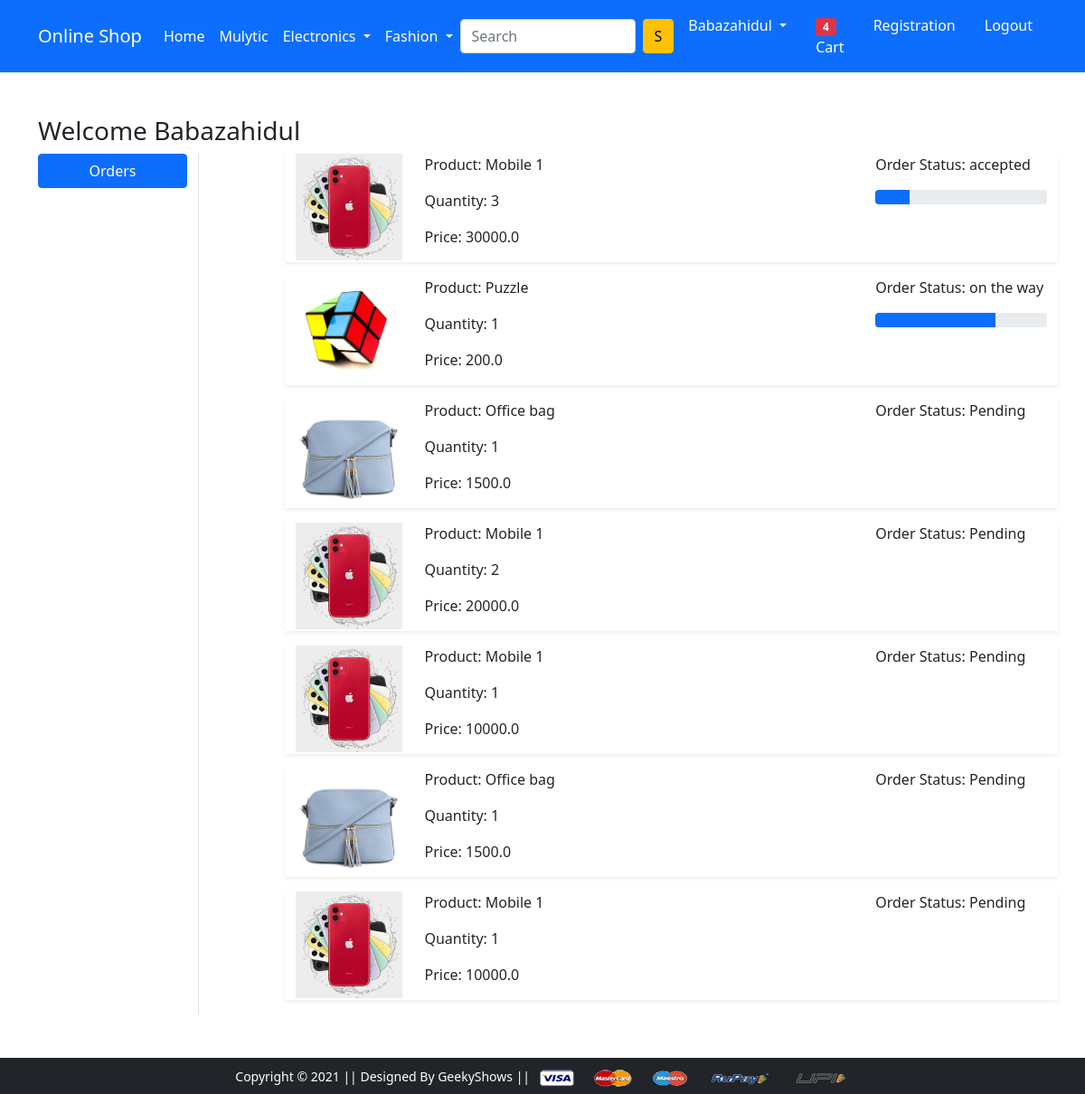
Screenshot of /orders/ (signed in) with the database file from the repository.
### app/models.py (models this page shows, shortened)
class OrderPlaced(models.Model):
    user = models.ForeignKey(User, on_delete=models.CASCADE)
    customer = models.ForeignKey(Customer, on_delete=models.CASCADE)
    product = models.ForeignKey(Product, on_delete=models.CASCADE)
    quantity = models.PositiveIntegerField(default=1)
    date_auto_now = models.DateTimeField(auto_now=True)
    date_auto_now_add = models.DateTimeField(auto_now_add=True)
    status = models.CharField(max_length=10, choices=STATUS_CHOICE, default="Pending" )
    @property
    def total_cost(self):
        return self.product.selling_price * self.quantity

class Product(models.Model):
    title = models.CharField(max_length=200)
    product_code = models.CharField(max_length=200, blank=False, unique=True)
    quantity = models.PositiveIntegerField(default=10)
    selling_price = models.FloatField()
    discount_price = models.FloatField(default=0)
    description = models.TextField()
    brand = models.CharField(choices=BRAND_CHOICE,max_length=20)
    category = models.CharField(choices=CATEGORY_CHOICE, max_length=20)
    product_img = models.ImageField(upload_to='product_img/')
    def __str__(self):
        return self.title

### app/views.py (the view)
# urls.py: path('orders/', views.orders, name='orders'),
@login_required
def orders(request):
    orderplaced= OrderPlaced.objects.filter(user=request.user)
    context={
        'order_placed': orderplaced
    }
    return render(request, 'app/orders.html', context)

### templates/app/orders.html (shortened to what this page needs)
{% extends 'app/base.html' %}
{% load static %}
{% block main-content %}
<div class="container my-5">
 <div class="row">
 <h3>Welcome <span>{{request.user | capfirst  }}</span></h3>
  <div class="col-sm-2 border-end">
   <ul class="list-unstyled">
    <li class="d-grid"><a href="{% url 'orders' %}" class="btn btn-primary">Orders</a></li>
   </ul>
  </div>
  <div class="col-sm-9 offset-sm-1">
      {% for op in order_placed %}
   <div class="row shadow-sm mb-3">
       <div class="col-sm-2">
           <img src="{{ op.product.product_img.url }}" alt="" class="img-fluid" height="150" width="150">
       </div>
       <div class="col-sm-7">
           <p>Product: {{ op.product }}</p>
           <p>Quantity: {{ op.quantity }}</p>
           <p>Price: {{ op.total_cost }}</p>
       </div>
       <div class="col-sm-3">
           <p>Order Status: {{ op.status }}</p>
           {% if op.status == "accepted" %}
           <div class="progress">
               <div class="progress-bar" role="progressbar" style="width: 20%;" aria-valuenow="20" aria-valuemin="0" aria-valuemax="100">
            </div>
           </div>
           {% endif %}
           {% if op.status == "on the way" %}
           <div class="progress">
               <div class="progress-bar" role="progressbar" style="width: 70%;" aria-valuenow="70" aria-valuemin="0" aria-valuemax="100">
            </div>
           </div>
           {% endif %}
       </div>
   </div>
   {% endfor %}
  </div>
 </div>
</div>
{% endblock main-content %}

### templates/app/base.html (shortened to what this page needs)
<!Doctype html>
{% load static %}
<html lang="en">
  <head>
    <link href="https://cdn.jsdelivr.net/npm/bootstrap@5.0.0-beta1/dist/css/bootstrap.min.css" rel="stylesheet">
    <link rel="stylesheet" href="{% static 'app/css/owl.carousel.min.css' %}">
    <link rel="stylesheet" href="{% static 'app/css/all.min.css' %}">
    <link rel="stylesheet" href="{% static 'app/css/style.css' %}">
  </head>
  <body>
    <nav class="navbar navbar-expand-lg navbar-dark bg-primary">
     <div class="container">
       <a class="navbar-brand" href="/">Online Shop</a>
       <div class="collapse navbar-collapse" id="navbarSupportedContent">
         <ul class="navbar-nav me-auto mb-2 mb-lg-0">
           <li class="nav-item">
             <a class="nav-link active" aria-current="page" href="/">Home</a>
           </li>
           <li class="nav-item">
            <a class="nav-link active" aria-current="page" href="{% url 'mulytic' %}">Mulytic</a>
          </li>
           <li class="nav-item dropdown">
             <a class="nav-link dropdown-toggle text-white" href="#" id="electronicsDropdown" role="button" data-bs-toggle="dropdown" aria-expanded="false">
               Electronics
             </a>
           </li>
           <li class="nav-item dropdown">
             <a class="nav-link dropdown-toggle text-white" href="#" id="fashionDropdown" role="button" data-bs-toggle="dropdown" aria-expanded="false">
               Fashion
             </a>
           </li>
         </ul>
         <form class="d-flex">
           <input class="form-control me-2" type="search" placeholder="Search" aria-label="Search">
           <button class="btn btn-warning" type="submit">S</button>
         </form>
         <div>
          <ul class="navbar-nav me-auto mb-2 mb-lg-0">
              {% if request.user.is_authenticated %}
           <li class="nav-item dropdown mx-2">
              <a class="nav-link dropdown-toggle text-white" href="#" id="profileDropdown" role="button" data-bs-toggle="dropdown" aria-expanded="false">
                  {{ request.user.username|capfirst }}
              </a>
            </li>
            <li class="nav-item mx-2">
             <a href="{% url 'showcart' %}" class="nav-link text-white"><span class="badge bg-danger">4</span> Cart </a>
            </li>
              {% endif %}
            <li class="nav-item mx-2">
             <a href="{% url 'customerregistration' %}" class="nav-link text-white">Registration</a>
            </li>
            <li class="nav-item mx-2">
                {% if request.user.is_authenticated %}
                    <a class="nav-link text-white" href="{% url 'logout' %}">Logout</a>
                {% else %}
                    <a class="nav-link text-white" href="{% url 'login' %}">Login</a>
                {% endif %}
                </li>
          </ul>
         </div>
       </div>
     </div>
    </nav>
    {% block main-content %} {% endblock main-content %}
    <footer class="container-fluid bg-dark text-center p-2 mt-5">
        <small class="text-white">Copyright &copy; 2021 || Designed By GeekyShows || </small>
        <img src="{% static 'app/images/payment.png' %}" alt="" srcset="" class="img-fluid" height="2px">
    </footer>
  </body>
</html>

### rows the page displays
OrderPlaced: product.product_img (picture), product "Mobile 1", quantity "3", total_cost "30000.0", status "accepted"
OrderPlaced: product.product_img (picture), product "Puzzle", quantity "1", total_cost "200.0", status "on the way"
OrderPlaced: product.product_img (picture), product "Office bag", quantity "1", total_cost "1500.0", status "Pending"
OrderPlaced: product.product_img (picture), product "Mobile 1", quantity "2", total_cost "20000.0", status "Pending"
OrderPlaced: product.product_img (picture), product "Mobile 1", quantity "1", total_cost "10000.0", status "Pending"
OrderPlaced: product.product_img (picture), product "Office bag", quantity "1", total_cost "1500.0", status "Pending"
OrderPlaced: product.product_img (picture), product "Mobile 1", quantity "1", total_cost "10000.0", status "Pending"

### other values shown
{{ request.user.username|capfirst }} "Babazahidul"
{{ request.user | capfirst }} "Babazahidul"
